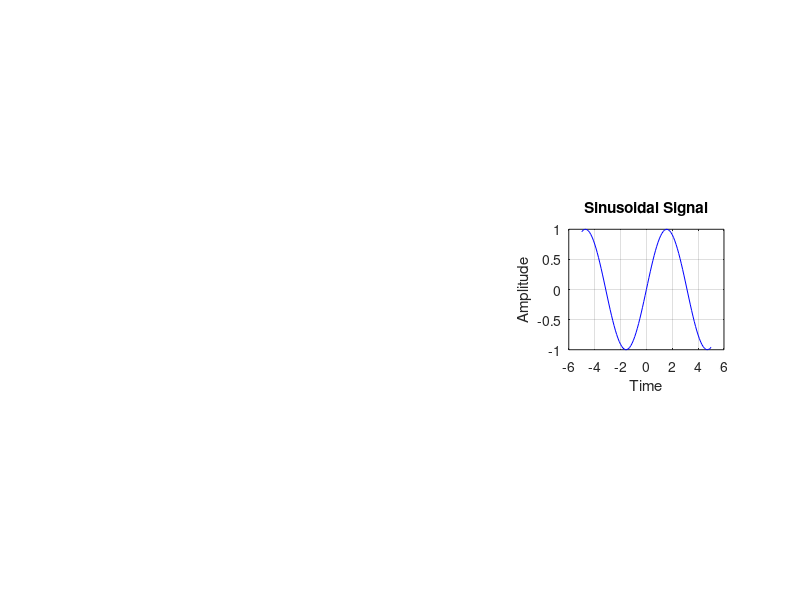

Write the MATLAB code that produced this figure.
% SINUSOIDAL SIGNAL
t=-5:0.1:5;
x=sin(t);
subplot(3,3,6);
plot(t,x,'b');
xlabel('Time');
ylabel('Amplitude');
title('Sinusoidal Signal');
grid on;
